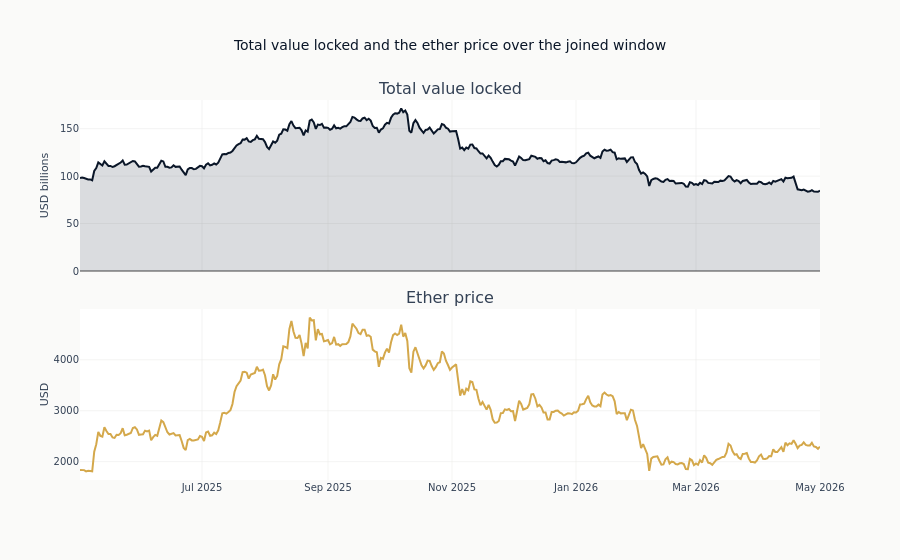

Notebook code cell kept with this figure:
### Code cell
fig = make_subplots(
    rows=2,
    cols=1,
    shared_xaxes=True,
    vertical_spacing=0.1,
    subplot_titles=("Total value locked", "Ether price"),
)
fig.add_trace(
    go.Scatter(
        x=panel["timestamp"],
        y=panel["tvl_bn"],
        line=dict(color=COLORS["blue"]),
        fill="tozeroy",
        fillcolor="rgba(10, 22, 40, 0.15)",  # translucent COLORS["blue"]
        name="TVL",
    ),
    row=1,
    col=1,
)
fig.add_trace(
    go.Scatter(
        x=panel["timestamp"], y=panel["eth_price"], line=dict(color=COLORS["amber"]), name="ETH"
    ),
    row=2,
    col=1,
)
fig.update_yaxes(title_text="USD billions", row=1, col=1)
fig.update_yaxes(title_text="USD", row=2, col=1)
fig.update_layout(
    height=560,
    showlegend=False,
    title="Total value locked and the ether price over the joined window",
)
show_plotly_with_alt(
    fig,
    "Two stacked panels sharing one date axis over the joined panel's window: total value "
    "locked in billions of dollars above, the ether price in dollars below.",
)

### Figure 1 — Plotly figure (JSON) as saved in the notebook; plotly's stock layout.template omitted (floating-point values rounded to 4 significant figures; data arrays with more than 128 entries replaced by an {"elided": "..."} marker saying what was removed)
{"data": [{"fill": "tozeroy", "fillcolor": "rgba(10, 22, 40, 0.15)", "line": {"color": "#0a1628"}, "name": "TVL", "type": "scatter", "x": {"elided": "365 str values"}, "xaxis": "x", "y": {"elided": "365 float values"}, "yaxis": "y"}, {"line": {"color": "#D4A84B"}, "name": "ETH", "type": "scatter", "x": {"elided": "365 str values"}, "xaxis": "x2", "y": {"elided": "365 float values"}, "yaxis": "y2"}], "layout": {"annotations": [{"font": {"size": 16}, "showarrow": false, "text": "Total value locked", "x": 0.5, "xanchor": "center", "xref": "paper", "y": 1.0, "yanchor": "bottom", "yref": "paper"}, {"font": {"size": 16}, "showarrow": false, "text": "Ether price", "x": 0.5, "xanchor": "center", "xref": "paper", "y": 0.45, "yanchor": "bottom", "yref": "paper"}], "height": 560, "showlegend": false, "title": {"text": "Total value locked and the ether price over the joined window"}, "xaxis": {"anchor": "y", "domain": [0.0, 1.0], "matches": "x2", "showticklabels": false}, "xaxis2": {"anchor": "y2", "domain": [0.0, 1.0]}, "yaxis": {"anchor": "x", "domain": [0.55, 1.0], "title": {"text": "USD billions"}}, "yaxis2": {"anchor": "x2", "domain": [0.0, 0.45], "title": {"text": "USD"}}}}
